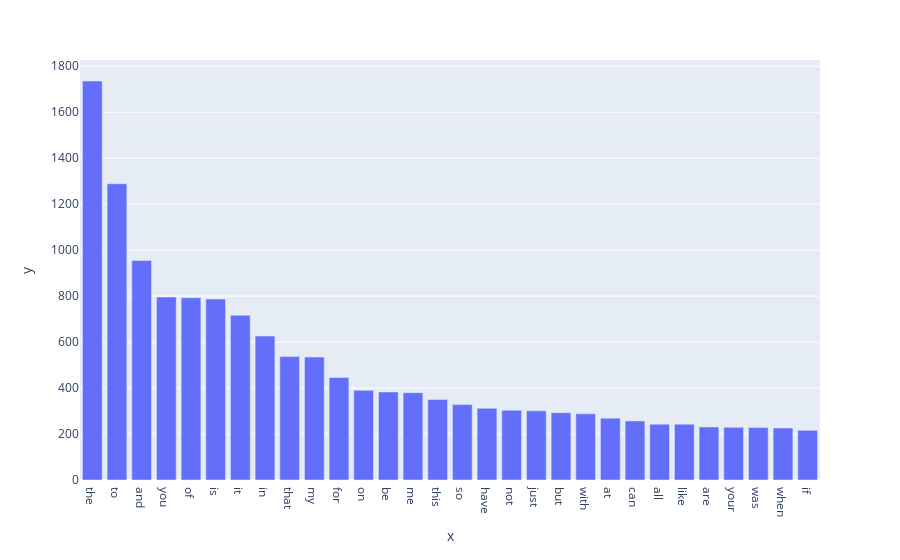

The code cell stored with this chart in its notebook:
### Markdown cell above
---
### ** >>> Exercise 1 (Take home): **  
Plot word frequency for Top 30 words in both train and test dataset. (Hint: refer to DM lab 1)

### Code cell
# Answer here
from sklearn.feature_extraction.text import CountVectorizer
import numpy as np
import plotly.express as px

cv = CountVectorizer()
cv.fit(train_df['text'])
counts = cv.transform(train_df['text'])
freqs = np.sum(counts.toarray(), axis=0)
df = pd.DataFrame(freqs, index=cv.get_feature_names_out())
sorted_df = df.sort_values(0, ascending=False)
fig = px.bar(x=sorted_df[:30].index, y=sorted_df[:30][0])
fig.show()

### Figure 1 — Plotly figure (JSON) as saved in the notebook; plotly's stock layout.template omitted (floating-point values rounded to 4 significant figures)
{"data": [{"alignmentgroup": "True", "hovertemplate": "x=%{x}<br>y=%{y}<extra></extra>", "legendgroup": "", "marker": {"color": "#636efa", "pattern": {"shape": ""}}, "name": "", "offsetgroup": "", "orientation": "v", "showlegend": false, "textposition": "auto", "type": "bar", "x": ["the", "to", "and", "you", "of", "is", "it", "in", "that", "my", "for", "on", "be", "me", "this", "so", "have", "not", "just", "but", "with", "at", "can", "all", "like", "are", "your", "was", "when", "if"], "xaxis": "x", "y": [1736, 1289, 955, 796, 793, 787, 717, 626, 537, 535, 446, 390, 383, 380, 350, 328, 312, 303, 301, 293, 288, 269, 257, 243, 243, 231, 229, 228, 226, 216], "yaxis": "y"}], "layout": {"barmode": "relative", "legend": {"tracegroupgap": 0}, "margin": {"t": 60}, "xaxis": {"anchor": "y", "domain": [0, 1], "title": {"text": "x"}}, "yaxis": {"anchor": "x", "domain": [0, 1], "title": {"text": "y"}}}}
